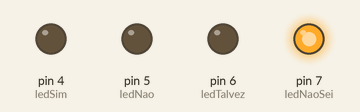
Simulated run of this sketch. Board: Arduino Uno, built with avr-gcc and run on an emulated ATmega328P. Parts: output pins drawn as LEDs (lit = HIGH). Random numbers use the default seed unless the sketch sets one.

Above: at 0.1 s.
At 8.1 s:
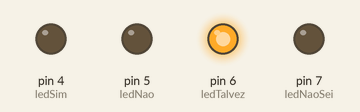
At 18.1 s:
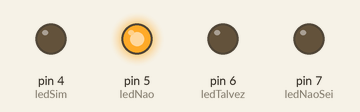
At 38.1 s:
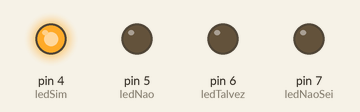
Timing chart, 0 to 39.6 s (numbered marks = the images above):
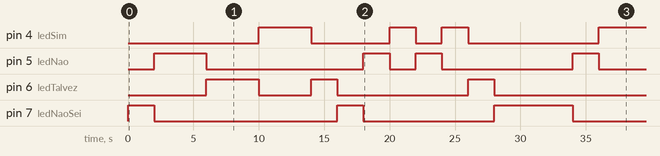

Measured:
- by itself, pin 4 (ledSim): goes HIGH 4.0 s, LOW 6.0 s, HIGH 2.0 s, LOW 2.0 s, HIGH 2.0 s, LOW 10.0 s, then HIGH
- by itself, pin 5 (ledNao): LOW → HIGH at 2.0 s, → LOW 4.0 s later, → HIGH 12.0 s later, → LOW 2.0 s later, … (8 changes in this stretch)
- by itself, pin 6 (ledTalvez): goes HIGH 4.0 s, LOW 4.0 s, HIGH 2.0 s, LOW 10.0 s, HIGH 2.0 s, then LOW
- by itself, pin 7 (ledNaoSei): goes HIGH 2.0 s, LOW 14.0 s, HIGH 2.0 s, LOW 10.0 s, HIGH 6.0 s, then LOW

The sketch:

Talking_Bot.project.ino
```cpp
const int botaoSim = 2;
const int botaoNao = 3;

const int ledSim = 4;
const int ledNao = 5;
const int ledTalvez = 6;
const int ledNaoSei = 7;

void setup() {
  pinMode(botaoSim, INPUT_PULLUP);
  pinMode(botaoNao, INPUT_PULLUP);

  pinMode(ledSim, OUTPUT);
  pinMode(ledNao, OUTPUT);
  pinMode(ledTalvez, OUTPUT);
  pinMode(ledNaoSei, OUTPUT);
}

void loop() {
  // Lógica para decidir a resposta
  // Por exemplo, você pode usar um gerador de números aleatórios:
  int respostaAleatoria = random(4);

  // Acender o LED correspondente à resposta
  switch (respostaAleatoria) {
    case 0:
      digitalWrite(ledSim, HIGH);
      break;
    case 1:
      digitalWrite(ledNao, HIGH);
      break;
    case 2:
      digitalWrite(ledTalvez, HIGH);
      break;
    case 3:
      digitalWrite(ledNaoSei, HIGH);
      break;
  }

  // Esperar um tempo e apagar todos os LEDs
  delay(2000);
  digitalWrite(ledSim, LOW);
  digitalWrite(ledNao, LOW);
  digitalWrite(ledTalvez, LOW);
  digitalWrite(ledNaoSei, LOW);
}
```
